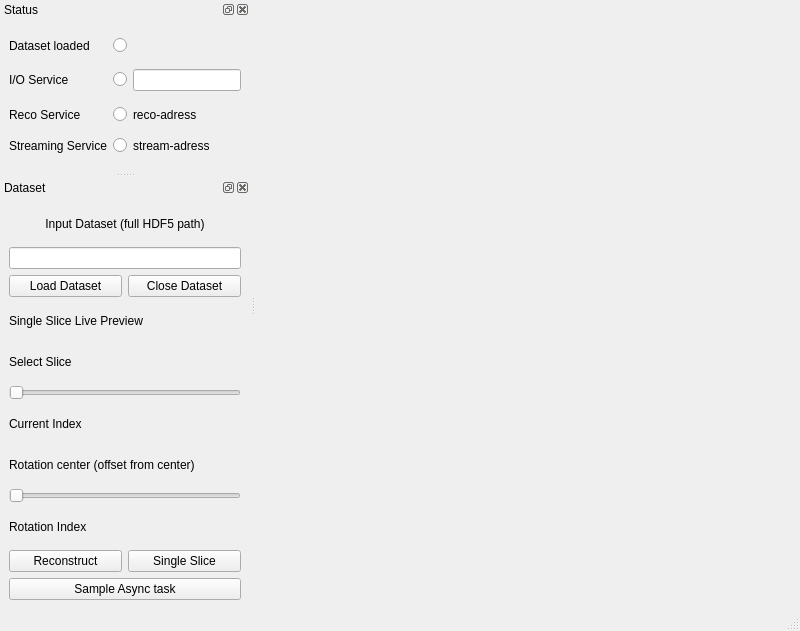
<?xml version="1.0" encoding="UTF-8"?>
<ui version="4.0">
    <class>MainWindow</class>
    <widget class="QMainWindow" name="MainWindow">
        <property name="geometry">
            <rect>
                <x>0</x>
                <y>0</y>
                <width>800</width>
                <height>631</height>
            </rect>
        </property>
        <property name="windowTitle">
            <string>MainWindow</string>
        </property>
        <widget class="QWidget" name="centralwidget">
            <layout class="QVBoxLayout" name="verticalLayout_2">
                <item>
                    <widget class="BECImageWidget" name="image_widget"/>
                </item>
            </layout>
        </widget>
        <widget class="QMenuBar" name="menubar">
            <property name="geometry">
                <rect>
                    <x>0</x>
                    <y>0</y>
                    <width>800</width>
                    <height>29</height>
                </rect>
            </property>
        </widget>
        <widget class="QStatusBar" name="statusbar"/>
        <widget class="QDockWidget" name="status_dock">
            <property name="windowTitle">
                <string>Status</string>
            </property>
            <attribute name="dockWidgetArea">
                <number>1</number>
            </attribute>
            <widget class="QWidget" name="dockWidgetContents">
                <layout class="QGridLayout" name="gridLayout">
                    <item row="0" column="0">
                        <widget class="QLabel" name="label_7">
                            <property name="text">
                                <string>Dataset loaded</string>
                            </property>
                        </widget>
                    </item>
                    <item row="0" column="1">
                        <widget class="QRadioButton" name="radio_dataset">
                            <property name="text">
                                <string/>
                            </property>
                        </widget>
                    </item>
                    <item row="1" column="0">
                        <widget class="QLabel" name="label_8">
                            <property name="text">
                                <string>I/O Service</string>
                            </property>
                        </widget>
                    </item>
                    <item row="1" column="1">
                        <widget class="QRadioButton" name="radio_io">
                            <property name="text">
                                <string/>
                            </property>
                        </widget>
                    </item>
                    <item row="1" column="2">
                        <widget class="QLineEdit" name="lineEdit_2"/>
                    </item>
                    <item row="2" column="0">
                        <widget class="QLabel" name="label_10">
                            <property name="text">
                                <string>Reco Service</string>
                            </property>
                        </widget>
                    </item>
                    <item row="2" column="1">
                        <widget class="QRadioButton" name="radioButton_4">
                            <property name="text">
                                <string/>
                            </property>
                        </widget>
                    </item>
                    <item row="2" column="2">
                        <widget class="QLabel" name="label_11">
                            <property name="text">
                                <string>reco-adress</string>
                            </property>
                        </widget>
                    </item>
                    <item row="3" column="0">
                        <widget class="QLabel" name="label_9">
                            <property name="text">
                                <string>Streaming Service</string>
                            </property>
                        </widget>
                    </item>
                    <item row="3" column="1">
                        <widget class="QRadioButton" name="radioButton_3">
                            <property name="text">
                                <string/>
                            </property>
                        </widget>
                    </item>
                    <item row="3" column="2">
                        <widget class="QLabel" name="label_12">
                            <property name="text">
                                <string>stream-adress</string>
                            </property>
                        </widget>
                    </item>
                </layout>
            </widget>
        </widget>
        <widget class="QDockWidget" name="dock_data">
            <property name="windowTitle">
                <string>Dataset</string>
            </property>
            <attribute name="dockWidgetArea">
                <number>1</number>
            </attribute>
            <widget class="QWidget" name="dockWidgetContents_2">
                <layout class="QVBoxLayout" name="verticalLayout">
                    <item>
                        <widget class="QLabel" name="label_2">
                            <property name="text">
                                <string>Input Dataset (full HDF5 path)</string>
                            </property>
                            <property name="alignment">
                                <set>Qt::AlignmentFlag::AlignCenter</set>
                            </property>
                        </widget>
                    </item>
                    <item>
                        <widget class="QLineEdit" name="line_edit_dataset"/>
                    </item>
                    <item>
                        <layout class="QHBoxLayout" name="horizontalLayout">
                            <item>
                                <widget class="QPushButton" name="button_load">
                                    <property name="text">
                                        <string>Load Dataset</string>
                                    </property>
                                </widget>
                            </item>
                            <item>
                                <widget class="QPushButton" name="button_close">
                                    <property name="text">
                                        <string>Close Dataset</string>
                                    </property>
                                </widget>
                            </item>
                        </layout>
                    </item>
                    <item>
                        <layout class="QHBoxLayout" name="horizontalLayout_2">
                            <item>
                                <widget class="QLabel" name="label">
                                    <property name="text">
                                        <string>Single Slice Live Preview</string>
                                    </property>
                                </widget>
                            </item>
                            <item>
                                <widget class="ToggleSwitch" name="toggle_preview"/>
                            </item>
                        </layout>
                    </item>
                    <item>
                        <widget class="QLabel" name="label_3">
                            <property name="text">
                                <string>Select Slice</string>
                            </property>
                        </widget>
                    </item>
                    <item>
                        <widget class="QSlider" name="slider_select">
                            <property name="maximum">
                                <number>500</number>
                            </property>
                            <property name="orientation">
                                <enum>Qt::Orientation::Horizontal</enum>
                            </property>
                        </widget>
                    </item>
                    <item>
                        <widget class="QLabel" name="label_4">
                            <property name="text">
                                <string>Current Index</string>
                            </property>
                        </widget>
                    </item>
                    <item>
                        <widget class="QLabel" name="label_5">
                            <property name="text">
                                <string>Rotation center (offset from center)</string>
                            </property>
                        </widget>
                    </item>
                    <item>
                        <widget class="QSlider" name="slider_rotation">
                            <property name="orientation">
                                <enum>Qt::Orientation::Horizontal</enum>
                            </property>
                        </widget>
                    </item>
                    <item>
                        <widget class="QLabel" name="label_6">
                            <property name="text">
                                <string>Rotation Index</string>
                            </property>
                        </widget>
                    </item>
                    <item>
                        <layout class="QHBoxLayout" name="horizontalLayout_3">
                            <item>
                                <widget class="QPushButton" name="button_reconstruct">
                                    <property name="text">
                                        <string>Reconstruct</string>
                                    </property>
                                </widget>
                            </item>
                            <item>
                                <widget class="QPushButton" name="button_single">
                                    <property name="text">
                                        <string>Single Slice</string>
                                    </property>
                                </widget>
                            </item>
                        </layout>
                    </item>
                    <item>
                        <widget class="QPushButton" name="button_async">
                            <property name="text">
                                <string>Sample Async task</string>
                            </property>
                        </widget>
                    </item>
                </layout>
            </widget>
        </widget>
    </widget>
    <customwidgets>
        <customwidget>
            <class>BECImageWidget</class>
            <extends>QWidget</extends>
            <header>bec_image_widget</header>
        </customwidget>
        <customwidget>
            <class>ToggleSwitch</class>
            <extends>QWidget</extends>
            <header>toggle_switch</header>
        </customwidget>
    </customwidgets>
    <resources/>
    <connections>
        <connection>
            <sender>slider_select</sender>
            <signal>valueChanged(int)</signal>
            <receiver>label_4</receiver>
            <slot>setNum(int)</slot>
            <hints>
                <hint type="sourcelabel">
                    <x>61</x>
                    <y>396</y>
                </hint>
                <hint type="destinationlabel">
                    <x>73</x>
                    <y>425</y>
                </hint>
            </hints>
        </connection>
    </connections>
</ui>
